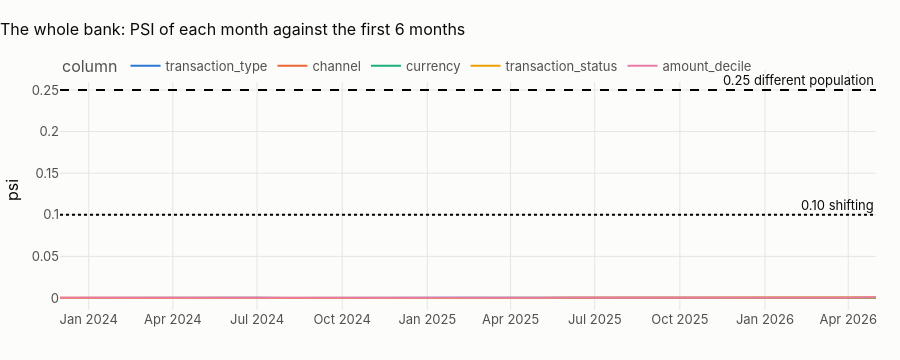

Notebook code for this chart:
### Markdown cell above
## 5 · Did the country's data evolve? Monthly distribution stability
Beyond the breaker's daily checks: the **population stability index** (PSI) of key columns, each month against the
reference window. PSI = Σ (pₘ − p_ref) · ln(pₘ / p_ref) over the categories (or deciles) of a column. The industry
reading: below 0.10 stable, 0.10–0.25 shifting, above 0.25 a different population.

### Code cell
pl.ensure(pl.key("stg_transactions"))
tx = pl.q("""select date_trunc('month', transaction_ts_utc) as month, transaction_type, channel, currency,
                    transaction_status, ln(1 + abs(amount)) as log_amount
             from {stg_transactions} where hash(transaction_id) % 4 = 0""")
ref_end = tx.month.min() + pd.DateOffset(months=6)


def psi(ref: pd.Series, cur: pd.Series) -> float:
    a = ref.value_counts(normalize=True)
    b = cur.value_counts(normalize=True)
    idx = a.index.union(b.index)
    a, b = (
        a.reindex(idx).fillna(1e-4).clip(lower=1e-4),
        b.reindex(idx).fillna(1e-4).clip(lower=1e-4),
    )
    return float(((b - a) * np.log(b / a)).sum())


edges = np.quantile(tx.loc[tx.month < ref_end, "log_amount"], np.linspace(0, 1, 11))
tx["amount_decile"] = np.clip(np.searchsorted(edges[1:-1], tx.log_amount), 0, 9)
rows = []
ref = tx[tx.month < ref_end]
for m, cur in tx[tx.month >= ref_end].groupby("month"):
    for col in ["transaction_type", "channel", "currency", "transaction_status", "amount_decile"]:
        rows.append({"month": m, "column": col, "psi": psi(ref[col], cur[col])})
ps = pd.DataFrame(rows)
fig = px.line(
    ps,
    x="month",
    y="psi",
    color="column",
    title=f"{CTRY.title}: PSI of each month against the first 6 months",
)
fig.add_hline(y=0.10, line_dash="dot", annotation_text="0.10 shifting")
fig.add_hline(y=0.25, line_dash="dash", annotation_text="0.25 different population")
fig.update_layout(height=360, xaxis_title=None)
fig.show()
mx = ps.groupby("column").psi.max().sort_values(ascending=False)
pd.DataFrame(
    [
        {
            "country": COUNTRY,
            "dataset": DATASET,
            "partitions_held_global_contract": len(n_held),
            "partitions_held_country_contract": int(held.held.sum()) if len(held) else 0,
            "b_reports_country_contract": int(drift.partitions.sum()) if len(drift) else 0,
            "amount_scale_country_over_global": float(
                cmp.loc[
                    (cmp.table_name == "transactions") & (cmp.column_name == "amount"),
                    "country_over_global",
                ].iloc[0]
            ),
            "max_monthly_psi": float(mx.iloc[0]),
            "max_psi_column": mx.index[0],
        }
    ]
).to_csv(OUT / f"{PREFIX}_{COUNTRY.lower()}_contract.csv", index=False)
show(mx.round(4).rename("max monthly PSI").to_frame(), paging=False)
display(
    Markdown(
        f"**Largest monthly PSI in {CTRY.name}: {mx.iloc[0]:.3f} ({mx.index[0]}).** "
        + (
            f"All columns stay far below 0.10: the population of transactions is stationary over "
            f"{tx.month.nunique()} months. "
            "Stationarity is itself a generator fingerprint: a real bank's channel mix drifts towards digital and its "
            "amounts with inflation."
            if mx.iloc[0] < 0.10
            else "At least one column shifts: inspect the month and column above before training anything on the full window."
        )
    )
)

### Figure 1 — Plotly figure (JSON) as saved in the notebook; plotly's stock layout.template omitted (floating-point values rounded to 4 significant figures)
{"data": [{"hovertemplate": "column=transaction_type<br>month=%{x}<br>psi=%{y}<extra></extra>", "legendgroup": "transaction_type", "line": {"color": "#2a78d6", "dash": "solid"}, "marker": {"symbol": "circle"}, "mode": "lines", "name": "transaction_type", "orientation": "v", "showlegend": true, "type": "scatter", "x": ["2023-12-01T00:00:00.000000", "2024-01-01T00:00:00.000000", "2024-02-01T00:00:00.000000", "2024-03-01T00:00:00.000000", "2024-04-01T00:00:00.000000", "2024-05-01T00:00:00.000000", "2024-06-01T00:00:00.000000", "2024-07-01T00:00:00.000000", "2024-08-01T00:00:00.000000", "2024-09-01T00:00:00.000000", "2024-10-01T00:00:00.000000", "2024-11-01T00:00:00.000000", "2024-12-01T00:00:00.000000", "2025-01-01T00:00:00.000000", "2025-02-01T00:00:00.000000", "2025-03-01T00:00:00.000000", "2025-04-01T00:00:00.000000", "2025-05-01T00:00:00.000000", "2025-06-01T00:00:00.000000", "2025-07-01T00:00:00.000000", "2025-08-01T00:00:00.000000", "2025-09-01T00:00:00.000000", "2025-10-01T00:00:00.000000", "2025-11-01T00:00:00.000000", "2025-12-01T00:00:00.000000", "2026-01-01T00:00:00.000000", "2026-02-01T00:00:00.000000", "2026-03-01T00:00:00.000000", "2026-04-01T00:00:00.000000", "2026-05-01T00:00:00.000000"], "xaxis": "x", "y": [6.557e-05, 0.0001948, 7.66e-05, 0.0001075, 0.0002013, 0.0002544, 7.342e-05, 0.0001852, 6.14e-05, 0.0002211, 0.0002993, 0.0002445, 0.0001761, 0.0002037, 0.000202, 0.0001644, 0.0002014, 0.0002334, 0.0001793, 0.0003497, 5.089e-05, 0.0004008, 0.000383, 0.0001214, 0.0002007, 0.0001352, 0.0005642, 0.0002259, 0.0001072, 0.0001648], "yaxis": "y"}, {"hovertemplate": "column=channel<br>month=%{x}<br>psi=%{y}<extra></extra>", "legendgroup": "channel", "line": {"color": "#eb6834", "dash": "solid"}, "marker": {"symbol": "circle"}, "mode": "lines", "name": "channel", "orientation": "v", "showlegend": true, "type": "scatter", "x": ["2023-12-01T00:00:00.000000", "2024-01-01T00:00:00.000000", "2024-02-01T00:00:00.000000", "2024-03-01T00:00:00.000000", "2024-04-01T00:00:00.000000", "2024-05-01T00:00:00.000000", "2024-06-01T00:00:00.000000", "2024-07-01T00:00:00.000000", "2024-08-01T00:00:00.000000", "2024-09-01T00:00:00.000000", "2024-10-01T00:00:00.000000", "2024-11-01T00:00:00.000000", "2024-12-01T00:00:00.000000", "2025-01-01T00:00:00.000000", "2025-02-01T00:00:00.000000", "2025-03-01T00:00:00.000000", "2025-04-01T00:00:00.000000", "2025-05-01T00:00:00.000000", "2025-06-01T00:00:00.000000", "2025-07-01T00:00:00.000000", "2025-08-01T00:00:00.000000", "2025-09-01T00:00:00.000000", "2025-10-01T00:00:00.000000", "2025-11-01T00:00:00.000000", "2025-12-01T00:00:00.000000", "2026-01-01T00:00:00.000000", "2026-02-01T00:00:00.000000", "2026-03-01T00:00:00.000000", "2026-04-01T00:00:00.000000", "2026-05-01T00:00:00.000000"], "xaxis": "x", "y": [0.0001593, 0.0001069, 6.408e-05, 0.0002456, 0.0003209, 0.0001849, 6.445e-05, 0.0002223, 0.0003225, 0.0001556, 1.396e-05, 9.82e-05, 0.000298, 7.193e-05, 0.0001251, 0.0001306, 0.0002983, 5.947e-05, 0.0002495, 0.0002994, 0.0002184, 0.0004153, 0.0003715, 6.615e-05, 0.0003706, 0.0005553, 0.0002281, 5.428e-05, 0.0003908, 0.0004034], "yaxis": "y"}, {"hovertemplate": "column=currency<br>month=%{x}<br>psi=%{y}<extra></extra>", "legendgroup": "currency", "line": {"color": "#1baf7a", "dash": "solid"}, "marker": {"symbol": "circle"}, "mode": "lines", "name": "currency", "orientation": "v", "showlegend": true, "type": "scatter", "x": ["2023-12-01T00:00:00.000000", "2024-01-01T00:00:00.000000", "2024-02-01T00:00:00.000000", "2024-03-01T00:00:00.000000", "2024-04-01T00:00:00.000000", "2024-05-01T00:00:00.000000", "2024-06-01T00:00:00.000000", "2024-07-01T00:00:00.000000", "2024-08-01T00:00:00.000000", "2024-09-01T00:00:00.000000", "2024-10-01T00:00:00.000000", "2024-11-01T00:00:00.000000", "2024-12-01T00:00:00.000000", "2025-01-01T00:00:00.000000", "2025-02-01T00:00:00.000000", "2025-03-01T00:00:00.000000", "2025-04-01T00:00:00.000000", "2025-05-01T00:00:00.000000", "2025-06-01T00:00:00.000000", "2025-07-01T00:00:00.000000", "2025-08-01T00:00:00.000000", "2025-09-01T00:00:00.000000", "2025-10-01T00:00:00.000000", "2025-11-01T00:00:00.000000", "2025-12-01T00:00:00.000000", "2026-01-01T00:00:00.000000", "2026-02-01T00:00:00.000000", "2026-03-01T00:00:00.000000", "2026-04-01T00:00:00.000000", "2026-05-01T00:00:00.000000"], "xaxis": "x", "y": [3.614e-05, 2.547e-05, 0.0001152, 1.183e-05, 2.008e-05, 2.963e-06, 0.0001764, 2.672e-05, 5.917e-05, 3.569e-05, 1.664e-05, 4.631e-06, 9.573e-05, 5.534e-05, 3.563e-06, 2.953e-05, 2.75e-05, 3.329e-05, 2.02e-06, 8.362e-06, 6.922e-05, 3.374e-05, 1.222e-05, 4.466e-05, 3.831e-05, 1.389e-06, 1.78e-05, 0.0001576, 4.366e-05, 0.0001434], "yaxis": "y"}, {"hovertemplate": "column=transaction_status<br>month=%{x}<br>psi=%{y}<extra></extra>", "legendgroup": "transaction_status", "line": {"color": "#eda100", "dash": "solid"}, "marker": {"symbol": "circle"}, "mode": "lines", "name": "transaction_status", "orientation": "v", "showlegend": true, "type": "scatter", "x": ["2023-12-01T00:00:00.000000", "2024-01-01T00:00:00.000000", "2024-02-01T00:00:00.000000", "2024-03-01T00:00:00.000000", "2024-04-01T00:00:00.000000", "2024-05-01T00:00:00.000000", "2024-06-01T00:00:00.000000", "2024-07-01T00:00:00.000000", "2024-08-01T00:00:00.000000", "2024-09-01T00:00:00.000000", "2024-10-01T00:00:00.000000", "2024-11-01T00:00:00.000000", "2024-12-01T00:00:00.000000", "2025-01-01T00:00:00.000000", "2025-02-01T00:00:00.000000", "2025-03-01T00:00:00.000000", "2025-04-01T00:00:00.000000", "2025-05-01T00:00:00.000000", "2025-06-01T00:00:00.000000", "2025-07-01T00:00:00.000000", "2025-08-01T00:00:00.000000", "2025-09-01T00:00:00.000000", "2025-10-01T00:00:00.000000", "2025-11-01T00:00:00.000000", "2025-12-01T00:00:00.000000", "2026-01-01T00:00:00.000000", "2026-02-01T00:00:00.000000", "2026-03-01T00:00:00.000000", "2026-04-01T00:00:00.000000", "2026-05-01T00:00:00.000000"], "xaxis": "x", "y": [3.333e-05, 9.252e-05, 0.0003013, 0.0001856, 0.000227, 8.872e-05, 0.0002097, 8.11e-05, 4.626e-05, 0.0001177, 0.0001101, 0.0001055, 1.55e-05, 4.255e-05, 3.382e-05, 0.0002088, 4.098e-05, 2.545e-05, 0.0002446, 0.0001282, 2.084e-05, 0.0003372, 0.0001472, 0.000136, 0.0001095, 0.0001349, 0.0001034, 5.818e-05, 0.0001133, 0.0006609], "yaxis": "y"}, {"hovertemplate": "column=amount_decile<br>month=%{x}<br>psi=%{y}<extra></extra>", "legendgroup": "amount_decile", "line": {"color": "#e87ba4", "dash": "solid"}, "marker": {"symbol": "circle"}, "mode": "lines", "name": "amount_decile", "orientation": "v", "showlegend": true, "type": "scatter", "x": ["2023-12-01T00:00:00.000000", "2024-01-01T00:00:00.000000", "2024-02-01T00:00:00.000000", "2024-03-01T00:00:00.000000", "2024-04-01T00:00:00.000000", "2024-05-01T00:00:00.000000", "2024-06-01T00:00:00.000000", "2024-07-01T00:00:00.000000", "2024-08-01T00:00:00.000000", "2024-09-01T00:00:00.000000", "2024-10-01T00:00:00.000000", "2024-11-01T00:00:00.000000", "2024-12-01T00:00:00.000000", "2025-01-01T00:00:00.000000", "2025-02-01T00:00:00.000000", "2025-03-01T00:00:00.000000", "2025-04-01T00:00:00.000000", "2025-05-01T00:00:00.000000", "2025-06-01T00:00:00.000000", "2025-07-01T00:00:00.000000", "2025-08-01T00:00:00.000000", "2025-09-01T00:00:00.000000", "2025-10-01T00:00:00.000000", "2025-11-01T00:00:00.000000", "2025-12-01T00:00:00.000000", "2026-01-01T00:00:00.000000", "2026-02-01T00:00:00.000000", "2026-03-01T00:00:00.000000", "2026-04-01T00:00:00.000000", "2026-05-01T00:00:00.000000"], "xaxis": "x", "y": [0.0002245, 0.0001364, 0.0005777, 0.0004055, 0.0001393, 0.0003144, 0.0003643, 0.0003223, 0.0002966, 0.0002759, 0.0002495, 0.0003203, 0.0004451, 0.0001544, 0.0006682, 0.0003365, 0.0001793, 9.725e-05, 0.0001365, 0.0001776, 0.0001553, 0.000497, 0.0001632, 0.0003773, 0.0003252, 0.0001595, 0.0002816, 0.0001932, 0.0002917, 0.000874], "yaxis": "y"}], "layout": {"annotations": [{"showarrow": false, "text": "0.10 shifting", "x": 1, "xanchor": "right", "xref": "x domain", "y": 0.1, "yanchor": "bottom", "yref": "y"}, {"showarrow": false, "text": "0.25 different population", "x": 1, "xanchor": "right", "xref": "x domain", "y": 0.25, "yanchor": "bottom", "yref": "y"}], "height": 360, "legend": {"title": {"text": "column"}, "tracegroupgap": 0}, "shapes": [{"line": {"dash": "dot"}, "type": "line", "x0": 0, "x1": 1, "xref": "x domain", "y0": 0.1, "y1": 0.1, "yref": "y"}, {"line": {"dash": "dash"}, "type": "line", "x0": 0, "x1": 1, "xref": "x domain", "y0": 0.25, "y1": 0.25, "yref": "y"}], "title": {"text": "The whole bank: PSI of each month against the first 6 months"}, "xaxis": {"anchor": "y", "domain": [0.0, 1.0], "title": {}}, "yaxis": {"anchor": "x", "domain": [0.0, 1.0], "title": {"text": "psi"}}}}
